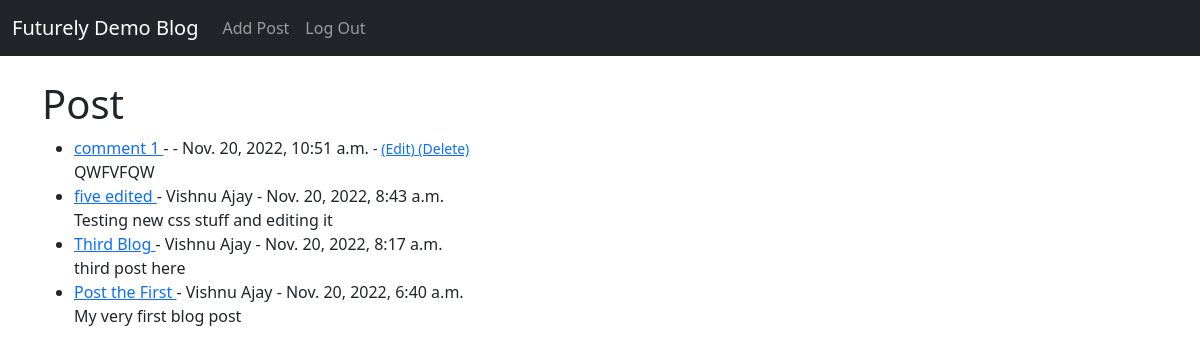
Screenshot of / (signed in) with the database file from the repository.
### newBlog/models.py (models this page shows, shortened)
class Post(models.Model):
    title = models.CharField(max_length=255)
    title_tag = models.CharField(max_length=255)
    content = models.TextField()
    date_posted = models.DateTimeField(auto_now_add=True)
    author = models.ForeignKey(User, on_delete=models.CASCADE)
    likes = models.ManyToManyField(User, related_name='blog_posts')

### newBlog/views.py (the view)
# urls.py: path('', HomeView.as_view(), name='home'),
class HomeView(ListView):
    model = Post
    template_name = 'home.html'
    ordering = ['-date_posted']

### newBlog/templates/home.html
{% extends 'base.html' %}
{% block content %}
<h1> Post </h1>
<ul>
    {% for post in object_list %}
        <li>
            <a href="{% url 'article-detail' post.pk %}">{{ post.title }} </a>
            - {{ post.author.first_name }} {{ post.author.last_name}} - {{post.date_posted}}
            <small>
                {% if user.is_authenticated %}
                    {% if post.author.id == user.id %}
                        -
                        <a href="{% url 'update_post' post.pk %}"> (Edit) </a>
                        <a href="{% url 'delete_post' post.pk %}"> (Delete) </a>
                    {% endif %}
                {% endif %}
            </small>
            <br/>
            {{ post.content|slice:":500" }}
        </li>
    {%endfor%}
</ul>
{% endblock %}

### rows the page displays
Post: title "comment 1", date_posted "Nov. 20, 2022, 10:51 a.m.", shows "(Edit)", content "QWFVFQW"
Post: title "five edited", author.first_name "Vishnu", author.last_name "Ajay", date_posted "Nov. 20, 2022, 8:43 a.m.", content "Testing new css stuff and editing it"
Post: title "Third Blog", author.first_name "Vishnu", author.last_name "Ajay", date_posted "Nov. 20, 2022, 8:17 a.m.", content "third post here"
Post: title "Post the First", author.first_name "Vishnu", author.last_name "Ajay", date_posted "Nov. 20, 2022, 6:40 a.m.", content "My very first blog post"
